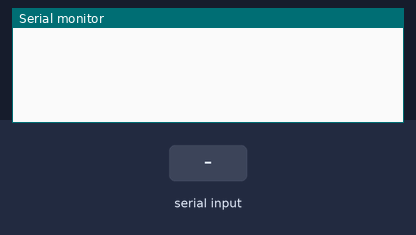
This sketch was run on a simulated Arduino Uno, built with avr-gcc and run on an emulated ATmega328P. Shown: the last lines printed to the serial monitor. The test bench sets the inputs (shaded band).

Above: at 1.2 s.
1.3 s: "on\n" received over Serial
At 2.0 s:
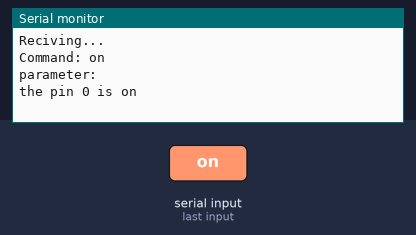
2.9 s: byte 32 (' ') received over Serial
At 4.1 s:
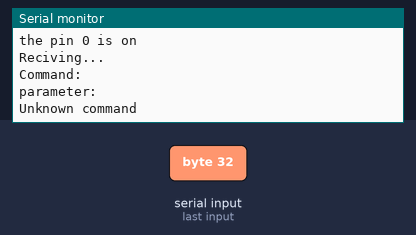
4.4 s: "off\n" received over Serial
At 5.0 s:
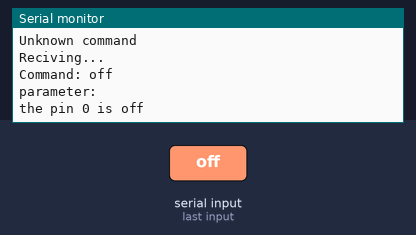
6.1 s: "debug\n" received over Serial
At 7.6 s:
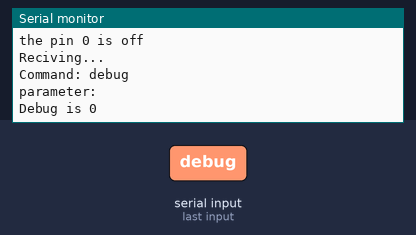
7.9 s: "msg\n" received over Serial
At 8.6 s:
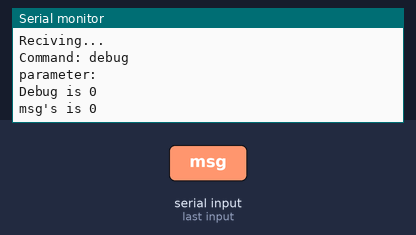

Measured:
- after the input at 1.3 s, the serial monitor: prints a new line after 0.15 s (image 1)
- after the input at 2.9 s, the serial monitor: prints a new line after 0.06 s (image 2)
- after the input at 4.4 s, the serial monitor: prints a new line after 0.21 s (image 3)
- after the input at 6.1 s, the serial monitor: prints a new line after 0.31 s (image 4)
- after the input at 7.9 s, the serial monitor: prints a new line after 0.20 s (image 5)

The sketch:

Arduino_Interpreter2.0.ino
```cpp
/* Arduio Interpreter 2.0
 * Revision 1.1
 * Jun 27 of 2017
 *
 * A basic I/O commands interpreter for Arduino
 *
 */

//Global VARs
String command=""; //Storage the command
String parameter=""; //Storare the parameter for command
bool debug=true;//If true send debug messages
bool msg=true;//if true send informations of commands received

//Functions prototype
void read_serial(void); //Save the commands and parameters received by the serial
void work(void); //Verifies that the command is valid and performs actions

void setup() {
  Serial.begin(9600); //Start the serial
}

void loop() {
  if(Serial.available()) { //if receiving somethin on serial...
    read_serial();
    //Debug messages
    if (debug) Serial.println("Reciving...");//DEBUG MSG
    if (debug){Serial.print("Command: "); Serial.println(command);}//DEBUG MSG
    if (debug){Serial.print("parameter: "); Serial.println(parameter);}//DEBUG MSG
    work();

  }// END recive
}//END main loop


// - - - Functions - - -
void read_serial(void) { //Save the commands and parameters received by the serial
  command = "";//clear command value
  parameter="";//clear parameter value
  boolean isCommand=true;//Used for determinate the text is a command or parameter
  char letter; //Storage a current letter
  while(Serial.available()>0) { //While recive something throught the serial
    letter=Serial.read(); //save the current letter
    if(letter ==' ') { //if the current letter is space, the next letter is the parameter
      isCommand=false;
    }
    if((letter !='\n') && (isCommand==true)){//if the current letter it is not new line and not detected space, the next letter is the command
      command.concat(letter);
    }
    if((letter !='\n') && (isCommand==false)){//if the current letter it is not new line and detected space, the next letter is the parameter
      parameter.concat(letter);
    }
    delay(50); //delay for new read
  }
}

void work(void){
  if(command=="on") { //if command is on, set the pin informed by parameter
      pinMode(parameter.toInt(),OUTPUT);
      digitalWrite(parameter.toInt(),HIGH);
      if(msg){ Serial.print("the pin "); Serial.print(parameter.toInt()); Serial.println(" is on");} //msg
    }
    else if(command=="off"){ //if command is off, clear the pin informed by parameter
      pinMode(parameter.toInt(),OUTPUT);
      digitalWrite(parameter.toInt(),LOW);
      if(msg){ Serial.print("the pin "); Serial.print(parameter.toInt()); Serial.println(" is off");} //msg
     }
    else if((command=="debug")||(command=="DEBUG")){ //if command is debug, the parameter swap the flag debug
      debug = parameter.toInt();
      Serial.print("Debug is "); Serial.println(debug);
    }
    else if((command=="msg")||(command=="MSG")){ //if command is msg, the parameter swap the flag msg
      msg=parameter.toInt();
      Serial.print("msg's is "); Serial.print(msg);
    }
    else {
      Serial.println("Unknown command");
    }
}
```
